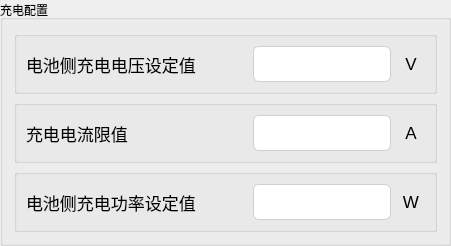
      <widget class="QGroupBox" name="groupBox">
       <property name="title">
        <string>充电配置</string>
       </property>
       <layout class="QVBoxLayout" name="verticalLayout">
        <item>
         <widget class="QGroupBox" name="groupBox_9">
          <property name="title">
           <string/>
          </property>
          <layout class="QHBoxLayout" name="horizontalLayout_17" stretch="7,5,1">
           <item>
            <widget class="QLabel" name="label_33">
             <property name="minimumSize">
              <size>
               <width>221</width>
               <height>31</height>
              </size>
             </property>
             <property name="font">
              <font>
               <pointsize>13</pointsize>
              </font>
             </property>
             <property name="text">
              <string>电池侧充电电压设定值</string>
             </property>
             <property name="alignment">
              <set>Qt::AlignLeading|Qt::AlignLeft|Qt::AlignVCenter</set>
             </property>
            </widget>
           </item>
           <item>
            <widget class="MyLineEdit" name="h16385">
             <property name="minimumSize">
              <size>
               <width>0</width>
               <height>31</height>
              </size>
             </property>
             <property name="styleSheet">
              <string notr="true">QLineEdit {
    /* 苹果风格的数据展示LineEdit */
    border: 1px solid #D0D0D0;                  /* 浅灰色边框，模仿macOS的细边框 */
    border-radius: 6px;                         /* 圆角，符合macOS设计 */
    padding: 8px 12px;                         /* 内边距，提供舒适的阅读空间 */
    background-color: #FFFFFF;                 /* 白色背景 */
    color: #333333;                            /* 深灰色文字，提高可读性 */
    font-family: &quot;SF Pro Text&quot;, &quot;Helvetica Neue&quot;, &quot;Lucida Grande&quot;, sans-serif; /* macOS系统字体栈 */
    font-size: 14px;                           /* 默认字体大小 */
    selection-background-color: #007AFF;       /* 选中文本高亮色 (macOS蓝色) */
    selection-color: #FFFFFF;                  /* 选中文本颜色 (白色) */

    /* 只读状态下的特殊样式 */
    /* 注意：Qt中通常使用 setReadOnly(true) 来实现只读，但QSS可以定义其外观 */
}

/* 当LineEdit获得焦点时 (对于数据展示框，如果不需要焦点效果，可以省略或弱化) */
QLineEdit:focus {
    border: 1px solid #007AFF;                 /* 获得焦点时边框变为蓝色 */
    /* 如果作为纯展示框，也可以移除焦点边框变化 */
    /* border: 1px solid #D0D0D0; */
}

/* 禁用状态下的样式 (如果用于展示不可变数据) */
QLineEdit:disabled {
    background-color: #F5F5F7;                 /* macOS禁用元素背景色 */
    color: #A0A0A0;                            /* 禁用文字颜色 */
    border: 1px solid #E0E0E0;                 /* 禁用边框颜色 */
}</string>
             </property>
             <property name="readOnly">
              <bool>true</bool>
             </property>
            </widget>
           </item>
           <item>
            <widget class="QLabel" name="label_34">
             <property name="minimumSize">
              <size>
               <width>0</width>
               <height>31</height>
              </size>
             </property>
             <property name="font">
              <font>
               <pointsize>13</pointsize>
              </font>
             </property>
             <property name="text">
              <string>V</string>
             </property>
             <property name="alignment">
              <set>Qt::AlignCenter</set>
             </property>
            </widget>
           </item>
          </layout>
         </widget>
        </item>
        <item>
         <widget class="QGroupBox" name="groupBox_14">
          <property name="title">
           <string/>
          </property>
          <layout class="QHBoxLayout" name="horizontalLayout_23" stretch="7,5,1">
           <item>
            <widget class="QLabel" name="label_45">
             <property name="minimumSize">
              <size>
               <width>221</width>
               <height>31</height>
              </size>
             </property>
             <property name="font">
              <font>
               <pointsize>13</pointsize>
              </font>
             </property>
             <property name="text">
              <string>充电电流限值</string>
             </property>
             <property name="alignment">
              <set>Qt::AlignLeading|Qt::AlignLeft|Qt::AlignVCenter</set>
             </property>
            </widget>
           </item>
           <item>
            <widget class="MyLineEdit" name="h16386">
             <property name="minimumSize">
              <size>
               <width>0</width>
               <height>31</height>
              </size>
             </property>
             <property name="styleSheet">
              <string notr="true">QLineEdit {
    /* 苹果风格的数据展示LineEdit */
    border: 1px solid #D0D0D0;                  /* 浅灰色边框，模仿macOS的细边框 */
    border-radius: 6px;                         /* 圆角，符合macOS设计 */
    padding: 8px 12px;                         /* 内边距，提供舒适的阅读空间 */
    background-color: #FFFFFF;                 /* 白色背景 */
    color: #333333;                            /* 深灰色文字，提高可读性 */
    font-family: &quot;SF Pro Text&quot;, &quot;Helvetica Neue&quot;, &quot;Lucida Grande&quot;, sans-serif; /* macOS系统字体栈 */
    font-size: 14px;                           /* 默认字体大小 */
    selection-background-color: #007AFF;       /* 选中文本高亮色 (macOS蓝色) */
    selection-color: #FFFFFF;                  /* 选中文本颜色 (白色) */

    /* 只读状态下的特殊样式 */
    /* 注意：Qt中通常使用 setReadOnly(true) 来实现只读，但QSS可以定义其外观 */
}

/* 当LineEdit获得焦点时 (对于数据展示框，如果不需要焦点效果，可以省略或弱化) */
QLineEdit:focus {
    border: 1px solid #007AFF;                 /* 获得焦点时边框变为蓝色 */
    /* 如果作为纯展示框，也可以移除焦点边框变化 */
    /* border: 1px solid #D0D0D0; */
}

/* 禁用状态下的样式 (如果用于展示不可变数据) */
QLineEdit:disabled {
    background-color: #F5F5F7;                 /* macOS禁用元素背景色 */
    color: #A0A0A0;                            /* 禁用文字颜色 */
    border: 1px solid #E0E0E0;                 /* 禁用边框颜色 */
}</string>
             </property>
             <property name="readOnly">
              <bool>true</bool>
             </property>
            </widget>
           </item>
           <item>
            <widget class="QLabel" name="label_46">
             <property name="minimumSize">
              <size>
               <width>0</width>
               <height>31</height>
              </size>
             </property>
             <property name="font">
              <font>
               <pointsize>13</pointsize>
              </font>
             </property>
             <property name="text">
              <string>A</string>
             </property>
             <property name="alignment">
              <set>Qt::AlignCenter</set>
             </property>
            </widget>
           </item>
          </layout>
         </widget>
        </item>
        <item>
         <widget class="QGroupBox" name="groupBox_15">
          <property name="title">
           <string/>
          </property>
          <layout class="QHBoxLayout" name="horizontalLayout_24" stretch="7,5,1">
           <item>
            <widget class="QLabel" name="label_47">
             <property name="minimumSize">
              <size>
               <width>221</width>
               <height>31</height>
              </size>
             </property>
             <property name="font">
              <font>
               <pointsize>13</pointsize>
              </font>
             </property>
             <property name="text">
              <string>电池侧充电功率设定值</string>
             </property>
             <property name="alignment">
              <set>Qt::AlignLeading|Qt::AlignLeft|Qt::AlignVCenter</set>
             </property>
            </widget>
           </item>
           <item>
            <widget class="MyLineEdit" name="h16387">
             <property name="minimumSize">
              <size>
               <width>0</width>
               <height>31</height>
              </size>
             </property>
             <property name="styleSheet">
              <string notr="true">QLineEdit {
    /* 苹果风格的数据展示LineEdit */
    border: 1px solid #D0D0D0;                  /* 浅灰色边框，模仿macOS的细边框 */
    border-radius: 6px;                         /* 圆角，符合macOS设计 */
    padding: 8px 12px;                         /* 内边距，提供舒适的阅读空间 */
    background-color: #FFFFFF;                 /* 白色背景 */
    color: #333333;                            /* 深灰色文字，提高可读性 */
    font-family: &quot;SF Pro Text&quot;, &quot;Helvetica Neue&quot;, &quot;Lucida Grande&quot;, sans-serif; /* macOS系统字体栈 */
    font-size: 14px;                           /* 默认字体大小 */
    selection-background-color: #007AFF;       /* 选中文本高亮色 (macOS蓝色) */
    selection-color: #FFFFFF;                  /* 选中文本颜色 (白色) */

    /* 只读状态下的特殊样式 */
    /* 注意：Qt中通常使用 setReadOnly(true) 来实现只读，但QSS可以定义其外观 */
}

/* 当LineEdit获得焦点时 (对于数据展示框，如果不需要焦点效果，可以省略或弱化) */
QLineEdit:focus {
    border: 1px solid #007AFF;                 /* 获得焦点时边框变为蓝色 */
    /* 如果作为纯展示框，也可以移除焦点边框变化 */
    /* border: 1px solid #D0D0D0; */
}

/* 禁用状态下的样式 (如果用于展示不可变数据) */
QLineEdit:disabled {
    background-color: #F5F5F7;                 /* macOS禁用元素背景色 */
    color: #A0A0A0;                            /* 禁用文字颜色 */
    border: 1px solid #E0E0E0;                 /* 禁用边框颜色 */
}</string>
             </property>
             <property name="readOnly">
              <bool>true</bool>
             </property>
            </widget>
           </item>
           <item>
            <widget class="QLabel" name="label_48">
             <property name="minimumSize">
              <size>
               <width>0</width>
               <height>31</height>
              </size>
             </property>
             <property name="font">
              <font>
               <pointsize>13</pointsize>
              </font>
             </property>
             <property name="text">
              <string>W</string>
             </property>
             <property name="alignment">
              <set>Qt::AlignCenter</set>
             </property>
            </widget>
           </item>
          </layout>
         </widget>
        </item>
       </layout>
      </widget>
